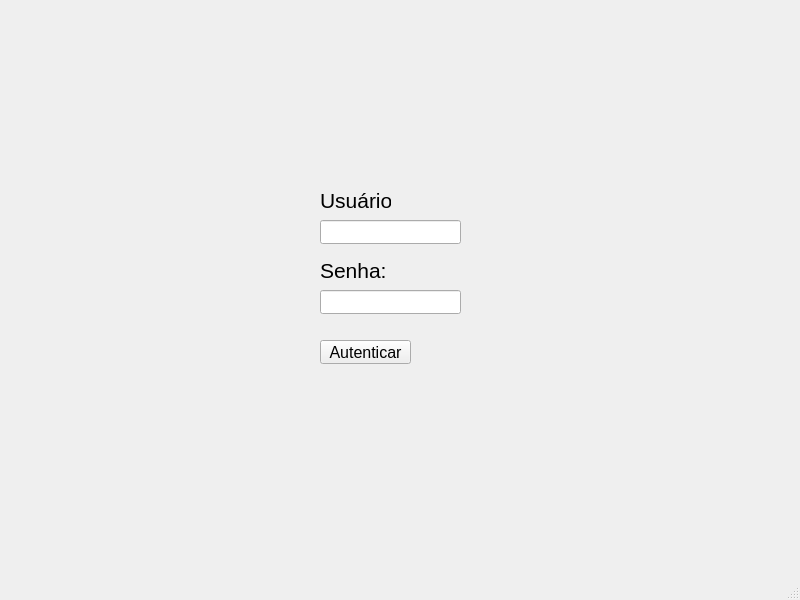
<?xml version="1.0" encoding="UTF-8"?>
<ui version="4.0">
 <class>MainWindow</class>
 <widget class="QMainWindow" name="MainWindow">
  <property name="geometry">
   <rect>
    <x>0</x>
    <y>0</y>
    <width>800</width>
    <height>600</height>
   </rect>
  </property>
  <property name="windowTitle">
   <string>MainWindow</string>
  </property>
  <widget class="QWidget" name="centralwidget">
   <widget class="QLineEdit" name="lineEditSenha">
    <property name="geometry">
     <rect>
      <x>320</x>
      <y>290</y>
      <width>141</width>
      <height>24</height>
     </rect>
    </property>
   </widget>
   <widget class="QLabel" name="label">
    <property name="geometry">
     <rect>
      <x>320</x>
      <y>190</y>
      <width>71</width>
      <height>20</height>
     </rect>
    </property>
    <property name="font">
     <font>
      <pointsize>16</pointsize>
     </font>
    </property>
    <property name="text">
     <string>Usuário:</string>
    </property>
   </widget>
   <widget class="QLabel" name="laabel_2">
    <property name="geometry">
     <rect>
      <x>320</x>
      <y>260</y>
      <width>71</width>
      <height>20</height>
     </rect>
    </property>
    <property name="font">
     <font>
      <pointsize>16</pointsize>
     </font>
    </property>
    <property name="text">
     <string>Senha:</string>
    </property>
   </widget>
   <widget class="QLabel" name="labelErro">
    <property name="geometry">
     <rect>
      <x>320</x>
      <y>370</y>
      <width>391</width>
      <height>31</height>
     </rect>
    </property>
    <property name="font">
     <font>
      <pointsize>12</pointsize>
     </font>
    </property>
    <property name="text">
     <string/>
    </property>
   </widget>
   <widget class="QPushButton" name="pushButtonAtenticar">
    <property name="geometry">
     <rect>
      <x>320</x>
      <y>340</y>
      <width>91</width>
      <height>24</height>
     </rect>
    </property>
    <property name="font">
     <font>
      <pointsize>12</pointsize>
     </font>
    </property>
    <property name="text">
     <string>Autenticar</string>
    </property>
   </widget>
   <widget class="QLineEdit" name="lineEditUsuario">
    <property name="geometry">
     <rect>
      <x>320</x>
      <y>220</y>
      <width>141</width>
      <height>24</height>
     </rect>
    </property>
   </widget>
  </widget>
  <widget class="QMenuBar" name="menubar">
   <property name="geometry">
    <rect>
     <x>0</x>
     <y>0</y>
     <width>800</width>
     <height>21</height>
    </rect>
   </property>
  </widget>
  <widget class="QStatusBar" name="statusbar"/>
 </widget>
 <resources/>
 <connections/>
</ui>
